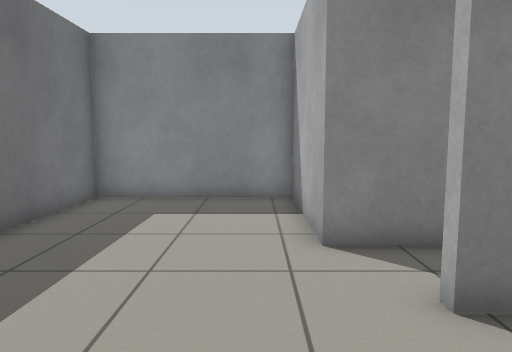
[1] (above)

16 first-person views from a walk through a world built for the Gazebo simulator. The camera is 0.94 m above the floor, tilts 6° down and sees 70° across. The floor is counted in squares, 0.5 m on a side. Each view is taken from the middle of a square. On the plan, view 1 faces up. The plan holds only what a view shows up to about 18 squares ahead; the rest is blank.

[2]
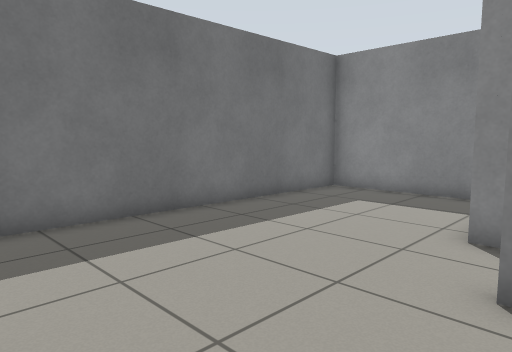

[3]
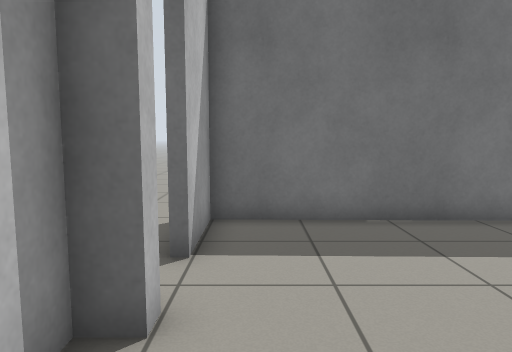

[4]
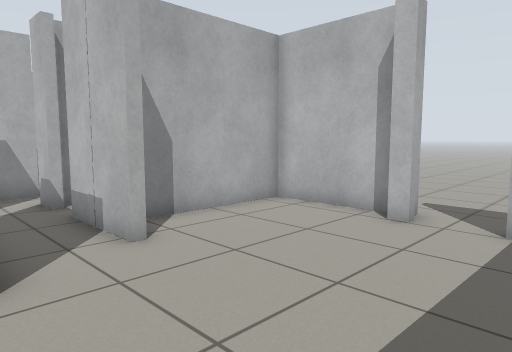

[5]
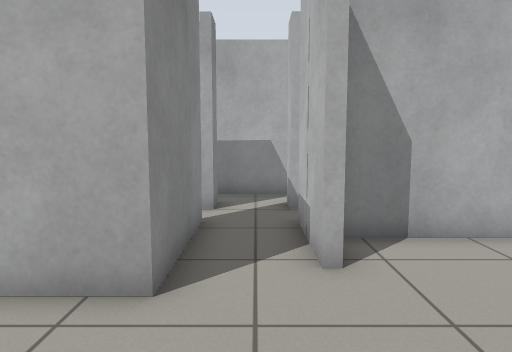

[6]
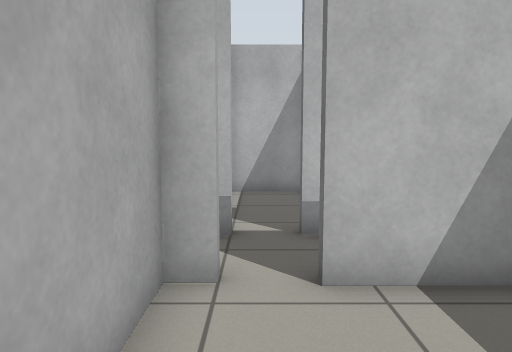

[7]
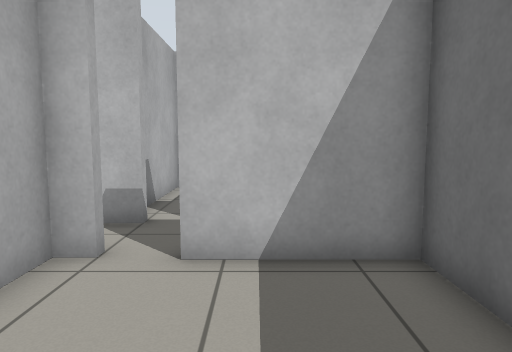

[8]
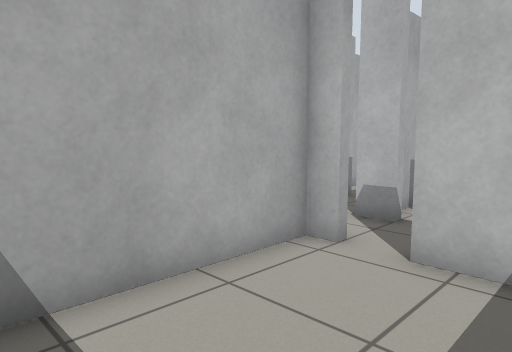

[9]
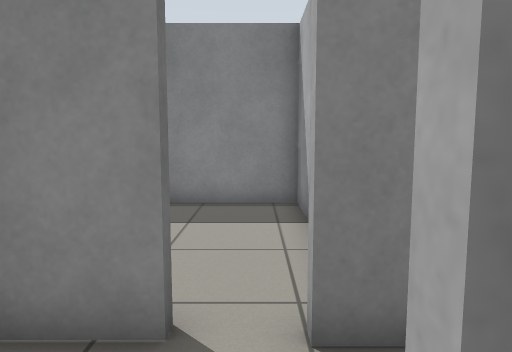

[10]
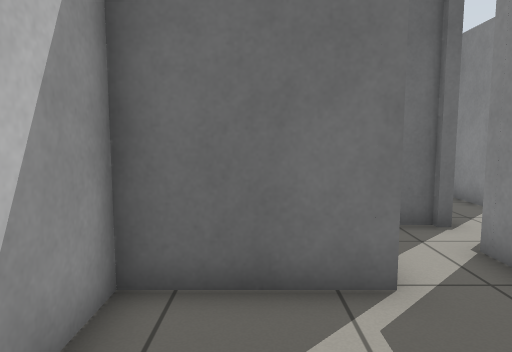

[11]
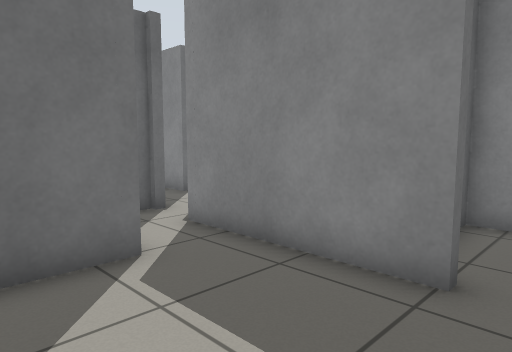

[12]
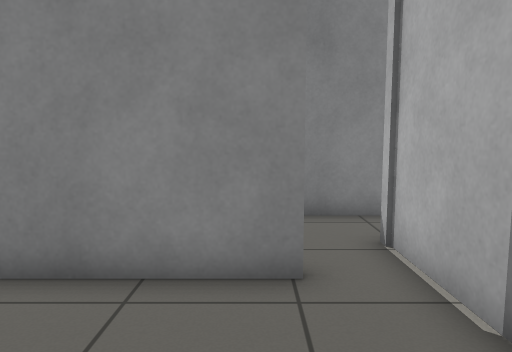

[13]
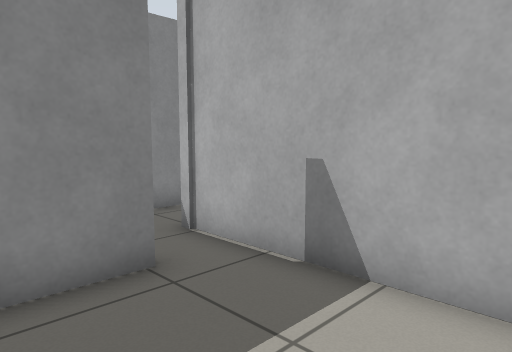

[14]
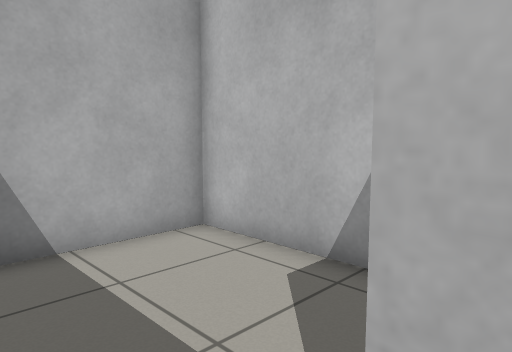

[15]
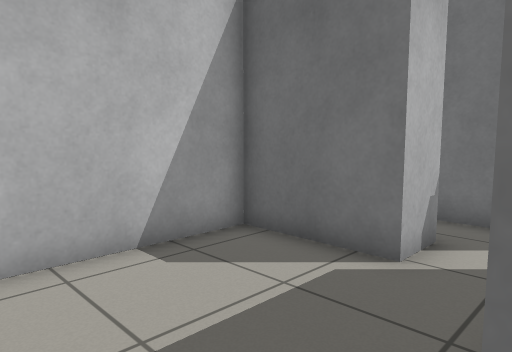

[16]
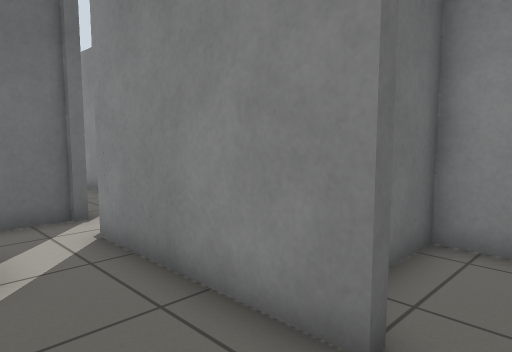

### Floor plan
Points are (right, up) in squares from view 1. A wall is a line through its corners. A room is listed if a view was taken in it or the views show most of it. See-through windows are left out.
Room 1 (views 1, 2, 3, 4, 5)
walls: (2.8, 3.7) (2.1, 3.7) (2.1, 4); (2.5, 6.2) (1.2, 6.2) (1.2, 11.4) (-5, 11.4) (-5.3, -1) (-2.5, -1); (-0.9, -1) (-0.3, -1) (-0.3, -1.7) (3.7, -1.7) (3.7, 3.4)
ways out: opening at (3, 5) to room 3; opening at (-2, -2)
Room 2 (views 6, 7, 8)
walls: (1.5, 8.5) (1.5, 6.5) (5.2, 6.5); (7.2, 6.5) (7.2, 13.4) (3.5, 13.4)
Room 3 (view 9)
walls: (6.4, 4) (7.3, 4); (2.1, 4) (5.1, 4); (5.2, 6.5) (5.2, 6.2) (2.5, 6.2); (7.5, 6.2) (6.5, 6.2) (6.5, 6.5); (4.4, -1.7) (7, -1.7) (7, 3.8)
ways out: opening at (3, 5) to room 1; opening at (6.7, 5.7)
Room 4 (views 10, 11, 12, 13, 14, 15, 16)
walls: (14.6, 4.1) (14.6, 3.7) (9.1, 3.7); (9.1, 1.7) (10.7, 1.7) (10.7, -1.7) (16.3, -1.7) (16.3, 5.5); (7.3, 4) (7.3, 1.1)
ways out: opening at (8, 1); opening at (8, 4); opening at (15.5, 4.5)

Where each view was taken, in squares from view 1:
view 1: 0 up, 0 right, facing up
view 2: 1 down, 3 right, facing up-left
view 3: 0 up, 3 right, facing left
view 4: 7 up, 4 left, facing down-right
view 5: 5 up, 3 left, facing right
view 6: 11 up, 6 right, facing down
view 7: 12 up, 4 right, facing down
view 8: 12 up, 3 right, facing down-right
view 9: 3 up, 6 right, facing up
view 10: 0 up, 15 right, facing left
view 11: 1 down, 16 right, facing up-left
view 12: 1 down, 14 right, facing up
view 13: 1 down, 12 right, facing up-right
view 14: 3 up, 10 right, facing down-right
view 15: 4 up, 16 right, facing down-left
view 16: 1 up, 16 right, facing up-left
